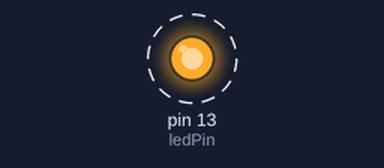
Recording of a sketch running on a simulated Arduino Uno, built with avr-gcc and run on an emulated ATmega328P. On the bench: output pins drawn as LEDs (lit = HIGH). Dashed ring = blinking.

Above: at 0.15 s.
Timing chart, 0 to 3.0 s (numbered marks = the images above):
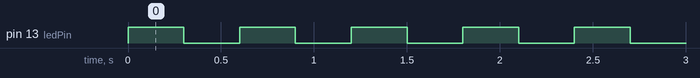

Measured:
- by itself, pin 13 (ledPin): alternates HIGH for 0.30 s and LOW for 0.30 s

The sketch:

led_com_clock.ino
```cpp
// Definindo o pino do LED
const int ledPin = 13;

void setup() {
  // Configurando o pino do LED como saída
  pinMode(ledPin, OUTPUT);
}

void loop() {
  // Liga o LED
  digitalWrite(ledPin, HIGH);
  // Espera 300ms
  delay(300);

  // Desliga o LED
  digitalWrite(ledPin, LOW);
  // Espera 300ms
  delay(300);
}
```
